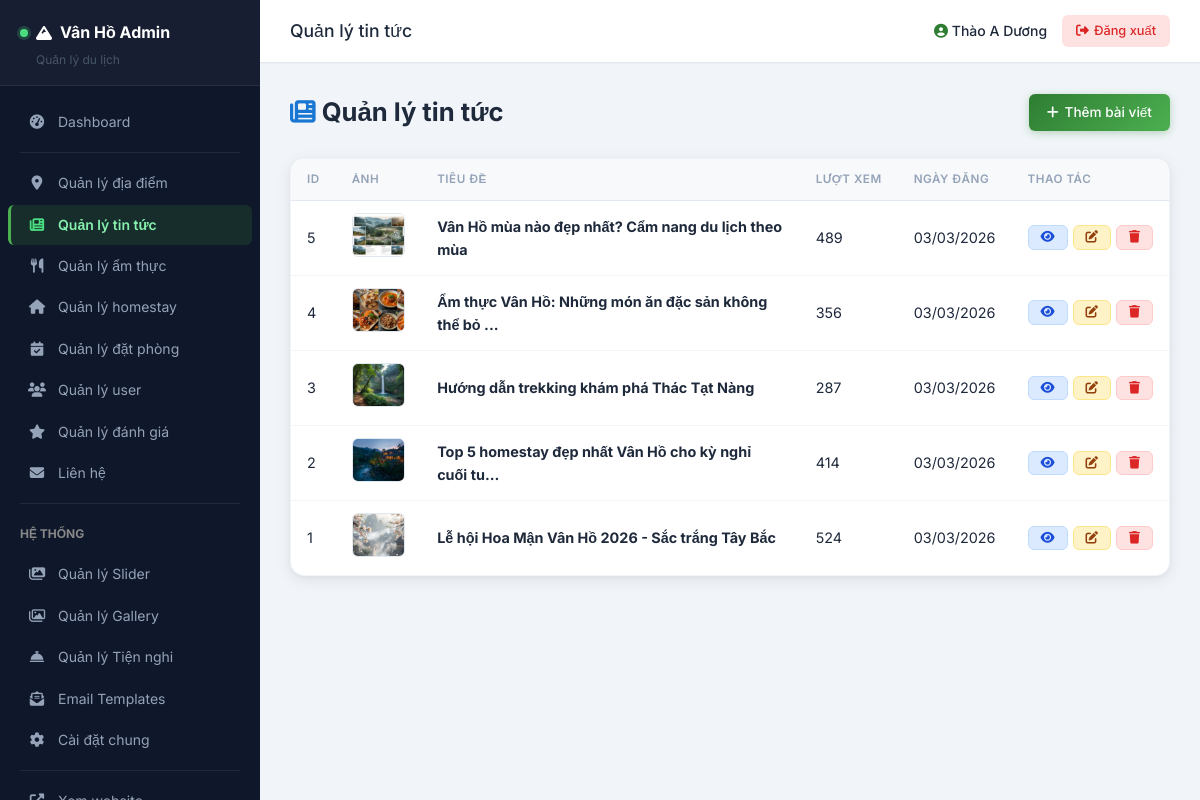
The page /admin/news/index.php (signed in) on the database its author committed.
### tables this page shows
CREATE TABLE `news` (
  `id` int(11) NOT NULL,
  `title` varchar(255) NOT NULL,
  `slug` varchar(255) DEFAULT NULL,
  `content` longtext DEFAULT NULL,
  `excerpt` text DEFAULT NULL,
  `image` varchar(255) DEFAULT NULL,
  `views` int(11) DEFAULT 0,
  `created_at` timestamp NOT NULL DEFAULT current_timestamp(),
  `updated_at` timestamp NULL DEFAULT NULL ON UPDATE current_timestamp()
);

### functions.php (called while the page is built, shortened)
<?php
function sanitize(string $data): string
{
    return htmlspecialchars(trim($data), ENT_QUOTES, 'UTF-8');
}
function getImageUrl(string $filename, string $folder = 'places'): string
{
    return UPLOADS_URL . '/' . $folder . '/' . $filename;
}
function excerpt(string $text, int $length = 150): string
{
    $text = strip_tags($text);
    if (mb_strlen($text) <= $length) {
        return $text;
    }
    return mb_substr($text, 0, $length) . '...';
}
function formatDate(string $date): string
{
    return date('d/m/Y', strtotime($date));
}

### admin/news/index.php (the view, shortened to what this page needs)
<?php
require_once dirname(__DIR__) . '/includes/header.php';
$currentPageNum = getCurrentPage();
$perPage = 10;
$offset = ($currentPageNum - 1) * $perPage;
$stmt = $pdo->prepare("SELECT * FROM news ORDER BY created_at DESC LIMIT :limit OFFSET :offset");
$stmt->bindValue(':limit', $perPage, PDO::PARAM_INT);
$stmt->bindValue(':offset', $offset, PDO::PARAM_INT);
$stmt->execute();
$newsList = $stmt->fetchAll();
?>
<div class="content-header">
    <h1><i class="fas fa-newspaper" style="color:var(--admin-secondary)"></i> Quản lý tin tức</h1>
    <a href="<?= ADMIN_URL ?>/news/add.php" class="btn-admin btn-add">
        <i class="fas fa-plus"></i> Thêm bài viết
    </a>
</div>
<div class="table-wrapper">
    <table class="admin-table">
        <thead>
            <tr>
                <th>ID</th>
                <th>Ảnh</th>
                <th>Tiêu đề</th>
                <th>Lượt xem</th>
                <th>Ngày đăng</th>
                <th>Thao tác</th>
            </tr>
        </thead>
        <tbody>
            <?php if (count($newsList) > 0): ?>
                <?php foreach ($newsList as $news): ?>
                    <tr>
                        <td><?= $news['id'] ?></td>
                        <td>
                            <?php if (!empty($news['image'])): ?>
                                <img src="<?= getImageUrl($news['image'], 'news') ?>" class="thumb" alt="">
                            <?php else: ?>
                                <div class="thumb" style="background:#f0f0f0;display:flex;align-items:center;justify-content:center;color:#ccc;width:60px;height:45px;border-radius:4px">
                                    <i class="fas fa-image"></i>
                                </div>
                            <?php endif; ?>
                        </td>
                        <td><strong><?= sanitize(excerpt($news['title'], 50)) ?></strong></td>
                        <td><?= $news['views'] ?></td>
                        <td><?= formatDate($news['created_at']) ?></td>
                        <td>
                            <div class="action-btns">
                                <a href="<?= SITE_URL ?>/news-detail.php?id=<?= $news['id'] ?>"
                                    class="btn-admin btn-view" target="_blank" title="Xem">
                                    <i class="fas fa-eye"></i>
                                </a>
                                <a href="<?= ADMIN_URL ?>/news/edit.php?id=<?= $news['id'] ?>"
                                    class="btn-admin btn-edit" title="Sửa">
                                    <i class="fas fa-edit"></i>
                                </a>
                                <a href="<?= ADMIN_URL ?>/news/delete.php?id=<?= $news['id'] ?>"
                                    class="btn-admin btn-delete" title="Xóa"
                                    data-confirm="Bạn có chắc chắn muốn xóa bài viết này?">
                                    <i class="fas fa-trash"></i>
                                </a>
                            </div>
                        </td>
                    </tr>
                <?php endforeach; ?>
            <?php else: ?>
                <tr>
                    <td colspan="6" style="text-align:center;padding:30px;color:#999">Chưa có bài viết nào</td>
                </tr>
            <?php endif; ?>
        </tbody>
    </table>
</div>
<?php require_once dirname(__DIR__) . '/includes/footer.php'; ?>

### assets/css/admin.css (style rules this page uses)
:root { --admin-primary: #2E7D32; --admin-primary-dark: #1B5E20; --admin-primary-light: #4CAF50; --admin-secondary: #1976D2; --admin-secondary-light: #42A5F5; --admin-sidebar-bg: #0f172a; --admin-sidebar-hover: rgba(255,255,255,0.06); --admin-sidebar-active: rgba(46,125,50,0.22); --admin-text: #1e293b; --admin-text-light: #64748b; --admin-text-muted: #94a3b8; --admin-bg: #f1f5f9; --admin-white: #fff; --admin-border: #e2e8f0; --admin-border-light: #f1f5f9; --admin-shadow-sm: 0 1px 3px rgba(0,0,0,0.06); --admin-shadow: 0 4px 16px rgba(0,0,0,0.08), 0 1px 4px rgba(0,0,0,0.04); --admin-shadow-lg: 0 10px 40px rgba(0,0,0,0.12); --admin-radius: 10px; --admin-radius-sm: 6px; --admin-radius-lg: 14px; --admin-transition: 0.25s cubic-bezier(.4,0,.2,1); }
* { margin: 0; padding: 0; box-sizing: border-box; }
body { font-family: 'Inter', sans-serif; background: var(--admin-bg); color: var(--admin-text); line-height: 1.6; font-size: 14px; }
a { text-decoration: none; color: var(--admin-primary); }
img { max-width: 100%; height: auto; }
.content-header { display: flex; align-items: center; justify-content: space-between; margin-bottom: 25px; }
.content-header h1 { font-size: 1.6rem; color: var(--admin-text); }
.table-wrapper { background: var(--admin-white); border-radius: var(--admin-radius-lg); box-shadow: var(--admin-shadow); overflow: hidden; border: 1px solid var(--admin-border-light); }
.admin-table { width: 100%; border-collapse: collapse; }
.admin-table th { background: #f8f9fb; padding: 11px 16px; text-align: left; font-weight: 600; font-size: 0.73rem; color: var(--admin-text-muted); text-transform: uppercase; letter-spacing: 0.5px; border-bottom: 1px solid var(--admin-border); white-space: nowrap; }
.admin-table td { padding: 12px 16px; border-bottom: 1px solid var(--admin-border-light); vertical-align: middle; font-size: 0.9rem; }
.admin-table tr:last-child td { border-bottom: none; }
.admin-table tbody tr { transition: background var(--admin-transition); }
.admin-table .thumb { width: 58px; height: 44px; object-fit: cover; border-radius: var(--admin-radius-sm); border: 1px solid var(--admin-border); }
.btn-admin { display: inline-flex; align-items: center; gap: 6px; padding: 8px 18px; border-radius: var(--admin-radius-sm); font-size: 0.85rem; font-weight: 500; cursor: pointer; border: none; transition: all var(--admin-transition); font-family: 'Inter', sans-serif; white-space: nowrap; }
.btn-add { background: linear-gradient(135deg, var(--admin-primary), var(--admin-primary-light)); color: #fff; box-shadow: 0 2px 8px rgba(46,125,50,0.3); }
.btn-edit { background: #fef3c7; color: #92400e; padding: 5px 12px; font-size: 0.78rem; border: 1px solid #fde68a; }
.btn-delete { background: #fee2e2; color: #dc2626; padding: 5px 12px; font-size: 0.78rem; border: 1px solid #fecaca; }
.btn-view { background: #dbeafe; color: #1d4ed8; padding: 5px 12px; font-size: 0.78rem; border: 1px solid #bfdbfe; }
.action-btns { display: flex; gap: 5px; }

### rows shown on the page
news: id "5", image (picture), title "Vân Hồ mùa nào đẹp nhất? Cẩm nang du lịch theo mùa", views "489", created_at "03/03/2026"
news: id "4", image (picture), title "Ẩm thực Vân Hồ: Những món ăn đặc sản không thể bỏ ...", views "356", created_at "03/03/2026"
news: id "3", image (picture), title "Hướng dẫn trekking khám phá Thác Tạt Nàng", views "287", created_at "03/03/2026"
news: id "2", image (picture), title "Top 5 homestay đẹp nhất Vân Hồ cho kỳ nghỉ cuối tu...", views "414", created_at "03/03/2026"
news: id "1", image (picture), title "Lễ hội Hoa Mận Vân Hồ 2026 - Sắc trắng Tây Bắc", views "524", created_at "03/03/2026"

### other values the page prints
$adminTitle "Quản lý tin tức"
$_SESSION['admin_username'] "Thào A Dương"
